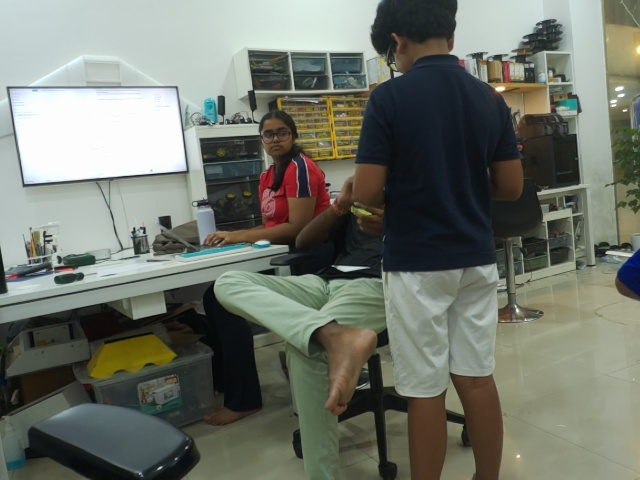
#> input picture test_frame.jpg, 640 x 480 px
$ python -i hsv.py   (imports and definitions only)
#> lines starting #> are read from the running program, lines starting #| are printed output that depends on the picture; after the words box and inside, x2 and y2 are one past the last pixel; in counts of white or black regions, pixels touching at a corner belong together
#> further down, picture is the input picture: shape (480, 640, 3); mean B, G, R 107, 117.2, 112.6
from picamera2 import Picamera2
import cv2
import numpy as np
import time


class HSVRangeHighlighter:
    def __init__(self):
        self.window_name = "HSV Tuner"

        cv2.namedWindow(self.window_name, cv2.WINDOW_NORMAL)
        cv2.resizeWindow(self.window_name, 1200, 800)

        cv2.createTrackbar("HUE MIN", self.window_name, 0, 179, lambda x: None)
#> slider 'HUE MIN' is set to 35
        cv2.createTrackbar("HUE MAX", self.window_name, 179, 179, lambda x: None)

        cv2.createTrackbar("SAT MIN", self.window_name, 0, 255, lambda x: None)
#> slider 'SAT MIN' is set to 51
        cv2.createTrackbar("SAT MAX", self.window_name, 255, 255, lambda x: None)

        cv2.createTrackbar("VAL MIN", self.window_name, 0, 255, lambda x: None)
#> slider 'VAL MIN' is set to 51
        cv2.createTrackbar("VAL MAX", self.window_name, 255, 255, lambda x: None)

    def apply_mask(self, image):
        hsv = cv2.cvtColor(image, cv2.COLOR_BGR2HSV)
#> hsv: shape (480, 640, 3); mean H, S, V 58.9, 52.6, 120.9

        h_min = cv2.getTrackbarPos("HUE MIN", self.window_name)
        h_max = cv2.getTrackbarPos("HUE MAX", self.window_name)

        s_min = cv2.getTrackbarPos("SAT MIN", self.window_name)
        s_max = cv2.getTrackbarPos("SAT MAX", self.window_name)

        v_min = cv2.getTrackbarPos("VAL MIN", self.window_name)
        v_max = cv2.getTrackbarPos("VAL MAX", self.window_name)

        lower = np.array([h_min, s_min, v_min])
        upper = np.array([h_max, s_max, v_max])

        mask = cv2.inRange(hsv, lower, upper)
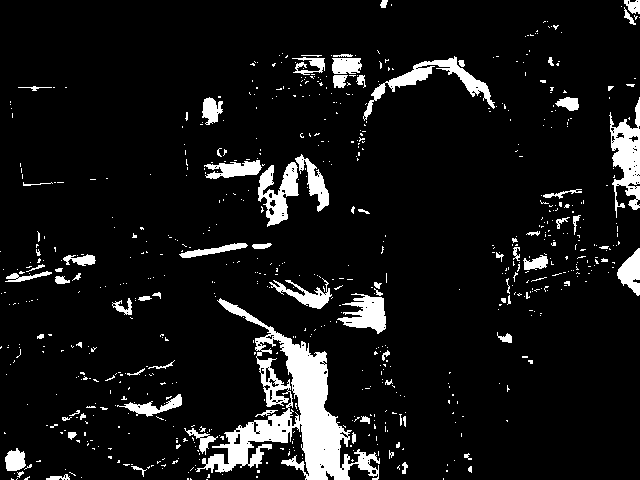
#> mask: shape (480, 640); 8.5% white; 704 white regions (624 under 20 px), largest, box (x1, y1, x2, y2) and area: (196, 298, 380, 480) 9257, (609, 97, 640, 218) 1850, (363, 56, 495, 121) 1569

        result = cv2.bitwise_and(image, image, mask=mask)
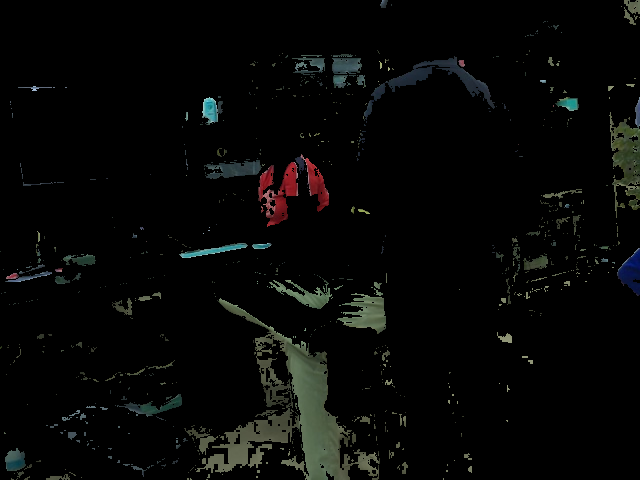
#> result: shape (480, 640, 3); mean B, G, R 6.1, 7.1, 6.6

        text = (
            f"Lower HSV: [{h_min}, {s_min}, {v_min}]   "
            f"Upper HSV: [{h_max}, {s_max}, {v_max}]"
        )

        cv2.putText(
            result,
            text,
            (10, 30),
            cv2.FONT_HERSHEY_SIMPLEX,
            0.7,
            (0, 255, 0),
            2,
        )
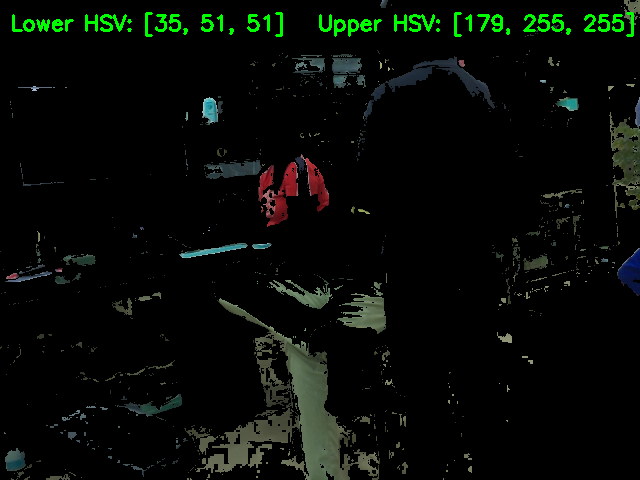
#> result: shape (480, 640, 3); 1.22% of pixels changed, all inside (x1, y1, x2, y2) = (12, 12, 634, 37)

        return result

    # [55 lines left out: functions run, capture_image, not called in this run]


# [9 lines not run here, left out]

>>> import cv2
>>> picture = cv2.imread('test_frame.jpg')
>>> result = HSVRangeHighlighter().apply_mask(picture)

$ run again, on arena_calib_frame.jpg
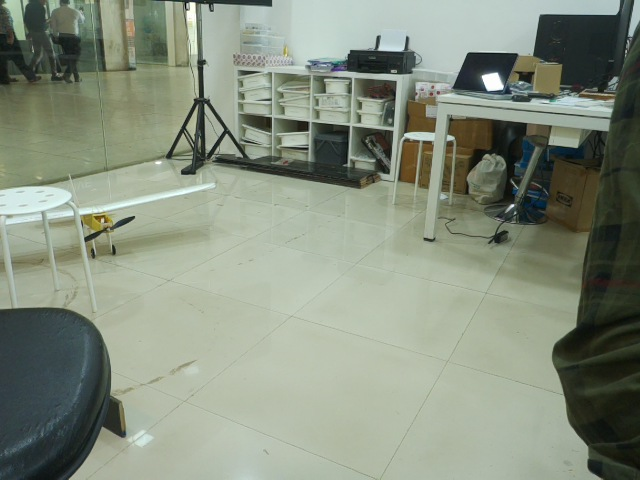
#> input picture arena_calib_frame.jpg, 640 x 480 px
#> picture is the input picture: shape (480, 640, 3); mean B, G, R 126.5, 143, 133.7
#> hsv: shape (480, 640, 3); mean H, S, V 52, 43, 143.6
#> in apply_mask, `mask = cv2.inRange(hsv, lower, upper)`:
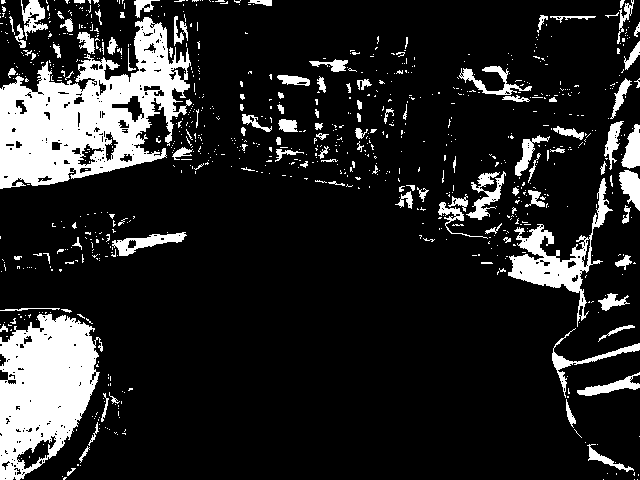
#> mask: shape (480, 640); 15.2% white; 861 white regions (747 under 20 px), largest, box (x1, y1, x2, y2) and area: (0, 17, 192, 189) 16388, (0, 314, 103, 480) 11169, (508, 178, 613, 327) 3383
#> in apply_mask, `cv2.putText( result, text, (10, 30), cv2.FONT_HERSHEY_SIMPLEX, 0.7, (0..`:
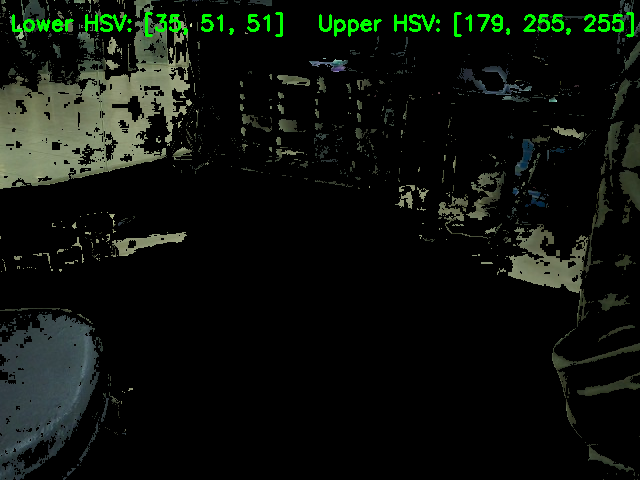
#> result: shape (480, 640, 3); mean B, G, R 12.3, 17.9, 13.1

$ run again, on hsv_calibration_alignment.jpg
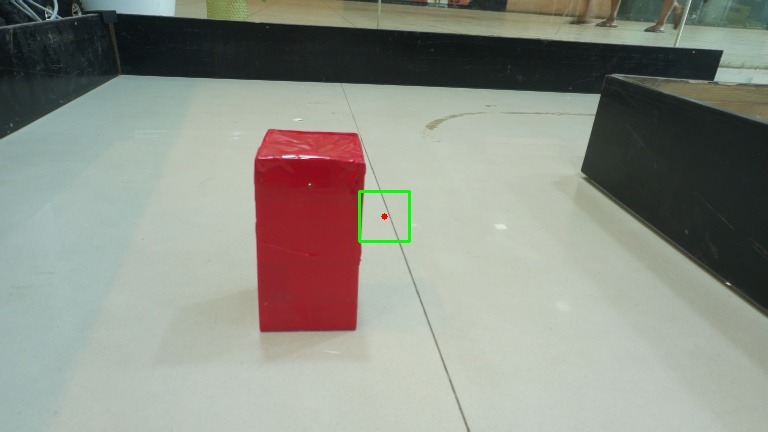
#> input picture hsv_calibration_alignment.jpg, 768 x 432 px
#> picture is the input picture: shape (432, 768, 3); mean B, G, R 134.5, 144, 141.9
#> hsv: shape (432, 768, 3); mean H, S, V 67.1, 40.5, 151.3
#> in apply_mask, `mask = cv2.inRange(hsv, lower, upper)`:
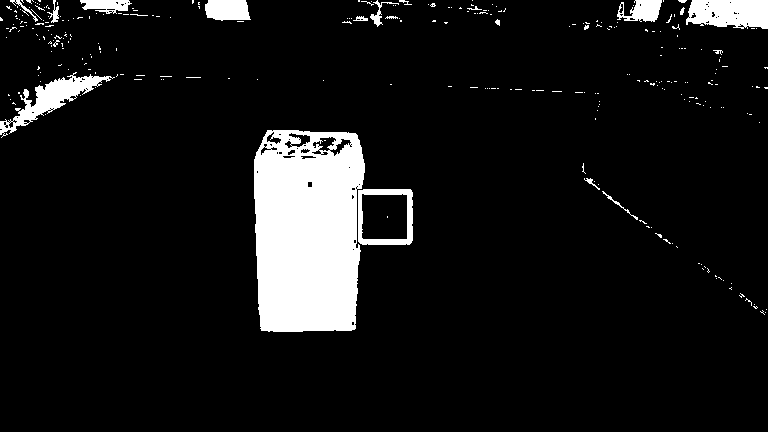
#> mask: shape (432, 768); 8.5% white; 286 white regions (265 under 20 px), largest, box (x1, y1, x2, y2) and area: (254, 130, 365, 332) 19603, (686, 0, 768, 29) 2018, (0, 72, 115, 138) 1969
#> in apply_mask, `cv2.putText( result, text, (10, 30), cv2.FONT_HERSHEY_SIMPLEX, 0.7, (0..`:
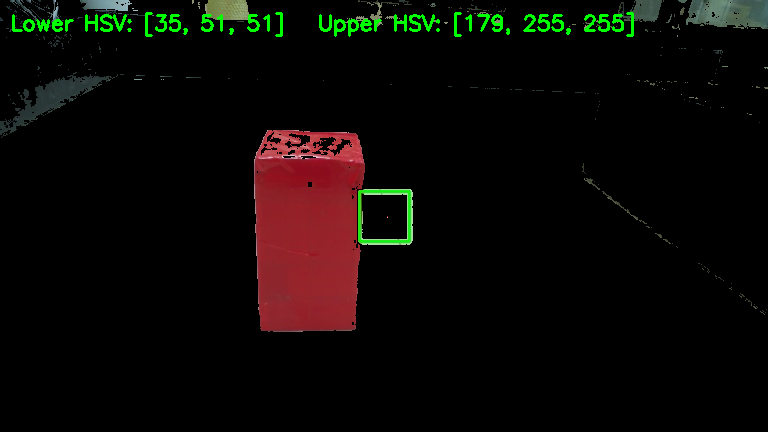
#> result: shape (432, 768, 3); mean B, G, R 4.8, 8, 10.9
